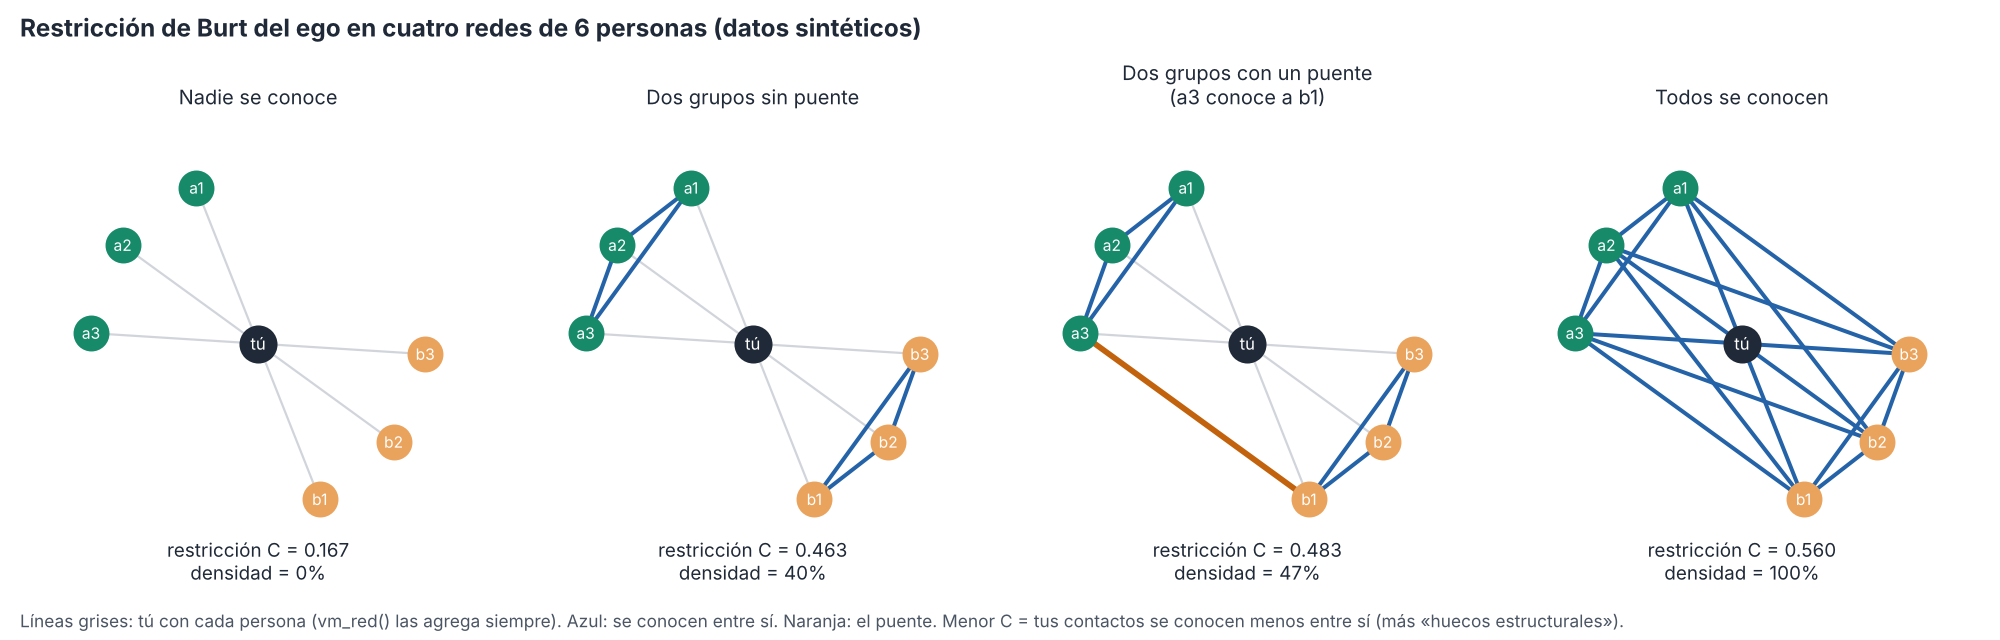

Reproduce this figure in Python.
"""Figura 7.3 - Restricción de Burt del ego (tú) en cuatro redes SINTÉTICAS de 6 personas, calculada como vm_red()
(ego unido a todas; igraph::constraint). Se implementa la fórmula a mano y se compara con networkx.
Uso: python fig18_burt_puente.py [salida.png]"""
import sys, itertools, math
import numpy as np
import matplotlib
matplotlib.use("Agg")
import matplotlib.pyplot as plt
import estilo  # paleta y tipografía comunes (módulo 12)

def restriccion(adj, i):
    """C_i = Σ_j (p_ij + Σ_q p_iq·p_qj)², con p_ij = a_ij / Σ_k a_ik (red no dirigida y sin pesos)."""
    n = len(adj); s = adj.sum(1)
    p = np.divide(adj, s[:, None], out=np.zeros_like(adj, float), where=s[:, None] > 0)
    c = 0.0
    for j in range(n):
        if j == i or adj[i, j] == 0: continue
        ind = sum(p[i, q] * p[q, j] for q in range(n) if q not in (i, j))
        c += (p[i, j] + ind) ** 2
    return c

ALT = ["a1", "a2", "a3", "b1", "b2", "b3"]
grupoA = [(0, 1), (0, 2), (1, 2)]; grupoB = [(3, 4), (3, 5), (4, 5)]
escenarios = [
    ("Nadie se conoce", []),
    ("Dos grupos sin puente", grupoA + grupoB),
    ("Dos grupos con un puente\n(a3 conoce a b1)", grupoA + grupoB + [(2, 3)]),
    ("Todos se conocen", list(itertools.combinations(range(6), 2))),
]
ang = [math.pi * (0.62 + 0.18 * k) for k in range(3)] + [math.pi * (-0.38 + 0.18 * k) for k in range(3)]
xy = np.array([[math.cos(a), math.sin(a)] for a in ang])

fig, ejes = plt.subplots(1, 4, figsize=(12.5, 4.0), dpi=160)
resultados = []
for ax, (titulo, aristas) in zip(ejes, escenarios):
    n = 7; adj = np.zeros((n, n))
    for a, b in aristas: adj[a, b] = adj[b, a] = 1
    for k in range(6): adj[6, k] = adj[k, 6] = 1          # ego («yo») unido a todas, como en vm_red()
    C = restriccion(adj, 6)
    dens = len(aristas) / (6 * 5 / 2)                       # densidad sin el ego (edge_density(g) y la de la app)
    try:
        import networkx as nx
        G = nx.from_numpy_array(adj); Cnx = nx.constraint(G, [6])[6]
        assert abs(Cnx - C) < 1e-12, (Cnx, C)
    except ImportError:
        pass
    resultados.append((titulo.replace("\n", " "), C, dens))
    ax.set_aspect("equal"); ax.axis("off"); ax.set_xlim(-1.35, 1.35); ax.set_ylim(-1.45, 1.35)
    for k in range(6): ax.plot([0, xy[k, 0]], [0, xy[k, 1]], color=estilo.GRIS_CLARO, lw=1, zorder=1)
    for a, b in aristas:
        puente = (a, b) == (2, 3) and "puente" in titulo
        ax.plot(*zip(xy[a], xy[b]), color=estilo.OCRE if puente else estilo.AZUL, lw=2.6 if puente else 1.8, zorder=2)
    ax.scatter(xy[:3, 0], xy[:3, 1], s=230, color=estilo.VERDE, zorder=3); ax.scatter(xy[3:, 0], xy[3:, 1], s=230, color=estilo.OCRE_CLARO, zorder=3)
    for k, t in enumerate(ALT): ax.text(*xy[k], t, ha="center", va="center", fontsize=7, color="white", zorder=4)
    ax.scatter([0], [0], s=260, color=estilo.TINTA, zorder=3); ax.text(0, 0, "tú", ha="center", va="center", fontsize=7.5, color="white", zorder=4)
    ax.set_title(titulo, fontsize=9, color=estilo.TINTA)
    ax.text(0, -1.3, f"restricción C = {C:.3f}\ndensidad = {dens:.0%}", ha="center", va="center", fontsize=8.5, color=estilo.TINTA)

fig.text(0.01, 0.02, "Líneas grises: tú con cada persona (vm_red() las agrega siempre). Azul: se conocen entre sí. Naranja: el puente. "
         "Menor C = tus contactos se conocen menos entre sí (más «huecos estructurales»).", fontsize=7.8, color=estilo.TINTA_2)
fig.suptitle("Restricción de Burt del ego en cuatro redes de 6 personas (datos sintéticos)", x=0.01, ha="left", fontsize=11, weight="bold", color=estilo.TINTA)
fig.tight_layout(rect=(0, 0.05, 1, .93))
fig.savefig(sys.argv[1] if len(sys.argv) > 1 else "fig18_burt_puente.png")
for t, C, d in resultados: print(f"{t:40s} C={C:.4f} densidad={d:.3f}")
